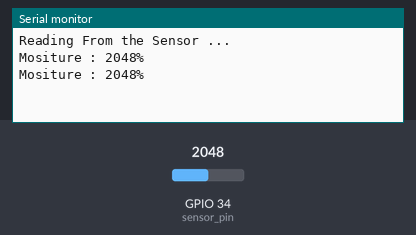
The sketch below on a simulated ESP32. Shown: the last lines printed to the serial monitor. The inputs (shaded band) are chosen by the test bench; at power-on: GPIO 34 (sensor_pin) = 2048.

Above: at 3.2 s.
3.3 s: GPIO 34 (sensor_pin) set to 2866
At 4.6 s:
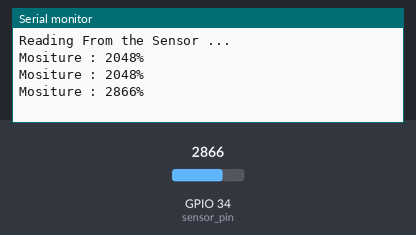
4.8 s: GPIO 34 (sensor_pin) set to 3603
At 5.8 s:
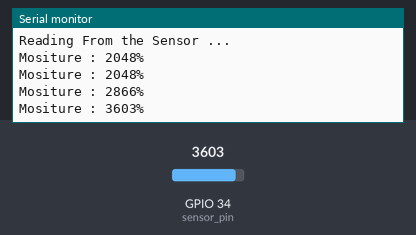
Timing chart, 0 to 7.8 s (numbered marks = the images above; inputs shaded):
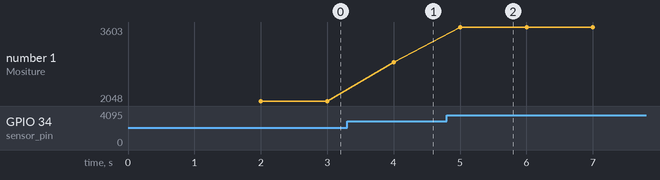

The sketch:

moisture_sensor_analog.ino
```cpp
int sensor_pin = 34;
int output_value ;

void setup() {
  Serial.begin(9600);
  Serial.println("Reading From the Sensor ...");
  delay(2000);
}

void loop() {

  output_value= analogRead(sensor_pin);
  //output_value = map(output_value,550,0,0,100);
  Serial.print("Mositure : ");
  Serial.print(output_value);
  Serial.println("%");
  delay(1000);
}
```

Measured:
- after the input at 3.3 s, the serial monitor: prints a new line after 0.70 s (image 1)
- after the input at 4.8 s, the serial monitor: prints a new line after 0.20 s (image 2)
- plotted number 1: 2048 → 2866 after the input at 3.3 s, 2866 → 3603 after the input at 4.8 s
